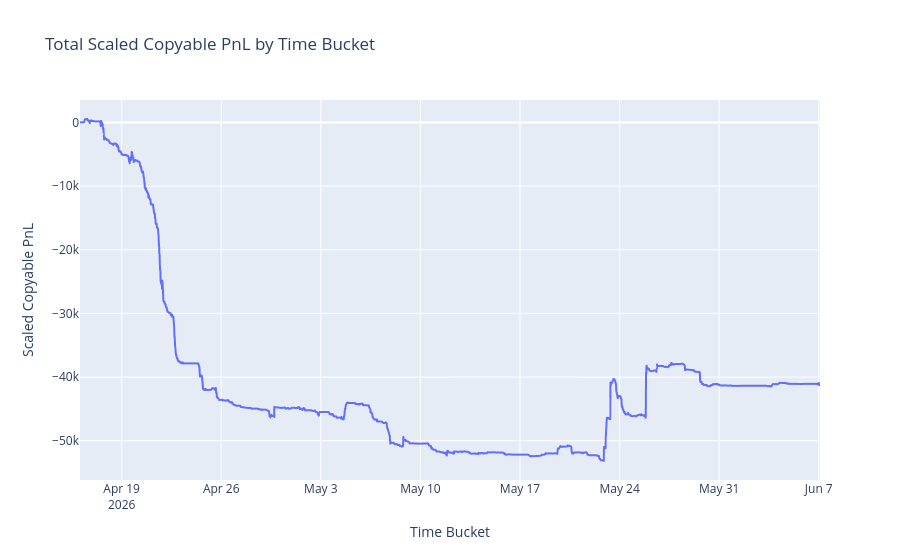

Source (notebook cell):
### Code cell
import plotly.express as px

# Aggregate by bucket
bucket_pnl = df.groupby('bucket')['scaled_copyable_pnl'].sum().reset_index()
bucket_pnl['scaled_copyable_pnl'] = bucket_pnl['scaled_copyable_pnl'].cumsum()

# Plot with Plotly
fig = px.line(
    bucket_pnl,
    x='bucket',
    y='scaled_copyable_pnl',
    title='Total Scaled Copyable PnL by Time Bucket',
    labels={'bucket': 'Time Bucket', 'scaled_copyable_pnl': 'Scaled Copyable PnL'}
)
fig.show()

### Figure 1 — Plotly figure (JSON) as saved in the notebook; plotly's stock layout.template omitted (floating-point values rounded to 4 significant figures; data arrays with more than 128 entries replaced by an {"elided": "..."} marker saying what was removed)
{"data": [{"hovertemplate": "Time Bucket=%{x}<br>Scaled Copyable PnL=%{y}<extra></extra>", "legendgroup": "", "line": {"color": "#636efa", "dash": "solid"}, "marker": {"symbol": "circle"}, "mode": "lines", "name": "", "showlegend": false, "type": "scattergl", "x": {"elided": "2468 str values"}, "xaxis": "x", "y": {"elided": "2468 float values"}, "yaxis": "y"}], "layout": {"legend": {"tracegroupgap": 0}, "title": {"text": "Total Scaled Copyable PnL by Time Bucket"}, "xaxis": {"anchor": "y", "domain": [0, 1], "title": {"text": "Time Bucket"}}, "yaxis": {"anchor": "x", "domain": [0, 1], "title": {"text": "Scaled Copyable PnL"}}}}
